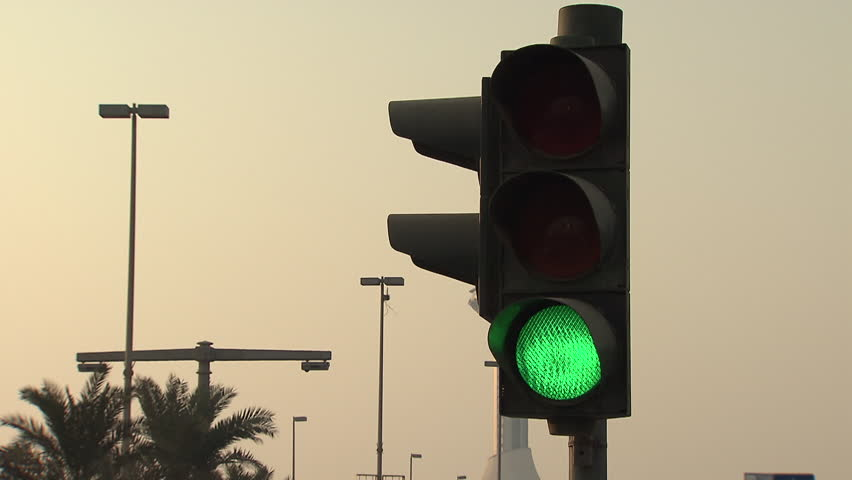
#> input picture Input/GreenLight.jpg, 852 x 480 px, found by its file name
$ python FinalVersion.py --input Input/GreenLight.jpg
#> lines starting #> are read from the running program, lines starting #| are printed output that depends on the picture; after the words box and inside, x2 and y2 are one past the last pixel; in counts of white or black regions, pixels touching at a corner belong together
'''
Authors: Gary Kelly - C16380531, Patrick O'Connor - C16462144, Tega Orogun - C16518763
Task: Image Processing Project: Traffic Light Detection
Method: 1.User starts the program in command line by running command to start application
          and pass an input image or video as an argument like so 'python FinalVersion.py --input "input/GreenLight.jpg"'.
          Argument is taken in using argparse.
        2.Program checks that the users python version is 3 or higher and the filetype matches
          one of the accepted file types declared in the accepted file types lists.
        3.The program checks whether the file is a video or image file and gives error messages
          if filetype is not accepted.
        4.If the filetype is a video the file is opened and passed frame by frame into our traffic
          light detection function which returns the frame with a bounding box around the detected
          light and a circle on the detected colour traffic light whilst also outputting in the terminal
          the colour of the light detected.
        5.If the filetype is an image it repeats the above step and outputs the resulting image.
        6.The traffic light detection function works like this:
            1)Take in image
            2)Threshold for black
            3)Find largest contour
            4)Create bounding box around this contour
            4)Use this bounding box as region of interest
            5)Create 3 masks using this ROI - one for each of the colours of the traffic light
            6)Perform Hough circles transfor on each of these masks and display resulting circles
            7)Output the colour of the circle found
            8)Return image displaying the bounding box and Hough circle
        7.After displaying the image prompt the user for input - either "w" to write image to current
          directory or "other key" to skip this part. (Videos are automatically written to current directory
          as they are working with multiple frames so waiting for user input would force us to run another loop
          through the video and this would be inefficient)
        8.The user is prompted to either press "a" to enter a new file in which to run the program on or to
          press "q" to quit the program. If a user enters any other character the program will close regardless.

Refrences: Used an online tutorial on how to work with the argparse package in order to
          take in command line arguments -
          https://www.pyimagesearch.com/2018/03/12/python-argparse-command-line-arguments/

          Used a function found on stack overflow to resize an image to a given height or
          width whilst keeping the aspect ratio -
          https://stackoverflow.com/questions/44650888/resize-an-image-without-distortion-opencv/44659589#44659589

          Teknomo,K. (2017) Video Analysis using OpenCV-Python
          http://people.revoledu.com/kardi/tutorial/Python/

          HevLfreis “TrafficLight-Detector” Online Github Repoistory
          https://github.com/HevLfreis/TrafficLight-Detector/blob/master/src/main.py?fbclid=IwAR0LNP8zjK_nsFaS9FS15r-X5cpZW18ExW8PDOKaSrLdkFP-eETCwx2u9Qc

          De Charette, R. and Nashashibi, F., 2009, October. Traffic light recognition using image processing compared to learning processes.
          In 2009 IEEE/RSJ International Conference on Intelligent Robots and Systems (pp. 333-338). IEEE.

          Kenan Alkiek, May 4 2018 – “Traffic Light Recognition — A Visual Guide”
          https://medium.com/@kenan.r.alkiek/https-medium-com-kenan-r-alkiek-traffic-light-recognition-505d6ab913b1
'''
import sys
import argparse
import os
import cv2
import numpy as np
import math
import easygui
from matplotlib import pyplot as plt
from os import path

'''
-------------------------------------------
error checking
-------------------------------------------
'''
#check python version is not less than 3
if sys.version_info[0]<3 :
    print("Version of python 3 does not meet minimum standard. Please install Python 3 or higher!")
    exit()

'''
-------------------------------------------
functions
-------------------------------------------
'''
def image_resize(image, width = None, height = None, inter = cv2.INTER_AREA):
            # initialize the dimensions of the image to be resized and
            # grab the image size
            dim = None
            (h, w) = image.shape[:2]

            # if both the width and height are None, then return the
            # original image
            if width is None and height is None:
                return image

            # check to see if the width is None
            if width is None:
                # calculate the ratio of the height and construct the
                # dimensions
                r = height / float(h)
                dim = (int(w * r), height)

            # otherwise, the height is None
            else:
                # calculate the ratio of the width and construct the
                # dimensions
                r = width / float(w)
                dim = (width, int(h * r))

            # resize the image
            resized = cv2.resize(image, dim, interpolation = inter)

            # return the resized image
            return resized

def findTrafficLight(img):


    if input_type == "image":
        img = image_resize(img, height = 500)

    cimg = img.copy()

    lower_black = np.array([0,0,0])
    upper_black = np.array([90,90,90])

    maskblack = cv2.inRange(img, lower_black, upper_black)
    cv2.imshow('maskblack', maskblack)


    contours,_ = cv2.findContours(maskblack, mode=cv2.RETR_EXTERNAL, method=cv2.CHAIN_APPROX_NONE)
    contours = sorted(contours, key=cv2.contourArea, reverse=True)
    hull =cv2.convexHull(contours[0])
    cv2.polylines(cimg,pts=hull,isClosed=True,color=(0,255,255))


    x,y,w,h=cv2.boundingRect(contours[0])
    cv2.rectangle(cimg,(x,y),(x+w,y+h),(0,255,0),2)


    newimg = img[y:y+h,x:x+w]

    ##cv2.imshow('cimg', cimg)
    ##cv2.imshow('newimg', newimg)

    hsv = cv2.cvtColor(newimg, cv2.COLOR_BGR2HSV)

    # color range
    lower_red1 = np.array([0,170,100])
    upper_red1 = np.array([10,255,255])
    lower_red2 = np.array([160,170,100])
    upper_red2 = np.array([180,255,255])
    lower_green = np.array([40,140,90])
    upper_green = np.array([90,255,255])
    lower_yellow = np.array([15,150,150])
    upper_yellow = np.array([35,255,255])
    mask1 = cv2.inRange(hsv, lower_red1, upper_red1)
    mask2 = cv2.inRange(hsv, lower_red2, upper_red2)
    maskg = cv2.inRange(hsv, lower_green, upper_green)
    masky = cv2.inRange(hsv, lower_yellow, upper_yellow)
    maskr = cv2.add(mask1, mask2)
    # [7 lines of commented-out code are left out]

    redresult = cv2.bitwise_and(newimg, newimg, mask=maskr)
    yellowresult = cv2.bitwise_and(newimg, newimg, mask=masky)
    greenresult = cv2.bitwise_and(newimg, newimg, mask=maskg)


    img_gray_r = cv2.cvtColor(redresult, cv2.COLOR_HSV2RGB)
    img_gray_r = cv2.cvtColor(img_gray_r, cv2.COLOR_RGB2GRAY)
    img_gray_y = cv2.cvtColor(yellowresult, cv2.COLOR_HSV2RGB)
    img_gray_y = cv2.cvtColor(img_gray_y, cv2.COLOR_RGB2GRAY)
    img_gray_g = cv2.cvtColor(greenresult, cv2.COLOR_HSV2RGB)
    img_gray_g = cv2.cvtColor(img_gray_g, cv2.COLOR_RGB2GRAY)


    img_gray_r = cv2.GaussianBlur(img_gray_r, (5, 5), 0)
    img_gray_g = cv2.GaussianBlur(img_gray_g, (5, 5), 0)
    img_gray_y = cv2.GaussianBlur(img_gray_y, (5, 5), 0)

    cv2.imshow('maskg', img_gray_g)
    cv2.imshow('masky', img_gray_y)
    cv2.imshow('maskr', img_gray_r)


    size = img.shape
    # print size

    # hough circle detect


    r_circles = cv2.HoughCircles(img_gray_r, cv2.HOUGH_GRADIENT, 1, 80, param1 = 50, param2 = 18, minRadius = 25, maxRadius = 70)

    g_circles = cv2.HoughCircles(img_gray_g, cv2.HOUGH_GRADIENT, 1, 80, param1 = 50, param2 = 18, minRadius = 25, maxRadius = 70)

    y_circles = cv2.HoughCircles(img_gray_y, cv2.HOUGH_GRADIENT, 1, 80, param1 = 50, param2 = 18, minRadius = 25, maxRadius = 70)

    # traffic light detect
    r = 5
    bound = 4.0 / 10
    if r_circles is not None:
        r_circles = np.round(r_circles[0, :]).astype("int")

        # loop over the (x, y) coordinates and radius of the circles
        for (x, y, r) in r_circles:
            # draw the circle in the output image, then draw a rectangle
            # corresponding to the center of the circle
            cv2.circle(newimg, (x, y), r, (0, 255, 0), 4)
            cv2.rectangle(newimg, (x - 5, y - 5), (x + 5, y + 5), (0, 128, 255), -1)

    if g_circles is not None:
        g_circles = np.round(g_circles[0, :]).astype("int")

        # loop over the (x, y) coordinates and radius of the circles
        for (x, y, r) in g_circles:

            # draw the circle in the output image, then draw a rectangle
            # corresponding to the center of the circle
            cv2.circle(newimg, (x, y), r, (0, 255, 0), 4)


    if y_circles is not None:
        y_circles = np.round(y_circles[0, :]).astype("int")

        # loop over the (x, y) coordinates and radius of the circles
        for (x, y, r) in y_circles:

            # draw the circle in the output image, then draw a rectangle
            # corresponding to the center of the circle
            cv2.circle(newimg, (x, y), r, (0, 255, 0), 4)
            cv2.rectangle(newimg, (x - 5, y - 5), (x + 5, y + 5), (0, 128, 255), -1)

    if r_circles is None and g_circles is None and y_circles is None:
        print("No circles found")
    elif r_circles is not None:
        rsize = int(r_circles.size /3)
        if rsize == 1:
            print("{} red circle found".format(rsize))
        else:
            print("{} red circles found".format(rsize))
    elif g_circles is not None:
        gsize = int(g_circles.size /3)
        if gsize == 1:
            print("{} green circle found".format(gsize))
        else:
            print("{} green circles found".format(gsize))
    elif y_circles is not None:
        ysize = int(y_circles.size /3)
        if ysize == 1:
            print("{} yellow circle found".format(ysize))
        else:
            print("{} yellow circles found".format(ysize))

    x,y,w,h=cv2.boundingRect(contours[0])
    cimg[y:y+h,x:x+w] = newimg
    return cimg

'''
-------------------------------------------
Take in arguments
-------------------------------------------
'''
#declare accepted filtetypes
accepted_filetype = [".PNG",".png",".JPEG",".jpg",".jpeg",".JPG"]
accepted_video_filetype = [".MP4",".mp4",".AVI",".avi"]


#take in command line arguments
ap = argparse.ArgumentParser()
arg = ap.add_argument("-i", "--input", required=True,
        help="path to input image/video")
args = vars(ap.parse_args())

input_file_location = "Input/"
output_file_location = "Output/"
'''
-------------------------------------------
Program loop
-------------------------------------------
'''
while True:
    filetype_error = True
    count = 0
    file_input_name = args["input"]
    args["input"] = input_file_location + args["input"]

    #loop through accepted filetypes and ensure that the inputted file ends with one of these
    if path.exists(args["input"]):
        for filetype in range(len(accepted_filetype)) :
            if args["input"].endswith(accepted_filetype[filetype]):
                filetype_error = False
                input_type = "image"
                filetype_used = accepted_filetype[filetype]
                break

        for filetype in range(len(accepted_video_filetype)) :
            if args["input"].endswith(accepted_video_filetype[filetype]):
                filetype_error = False
                input_type = "video"
                filetype_used = accepted_video_filetype[filetype]
                break

        if filetype_error == True:
            print("Filetype not supported (png/jpg/mp4/avi only)")
            exit()
    else:
        print("File doesn't exist")
        exit()


    fileName=args["input"]


    if input_type == "video":
        cap = cv2.VideoCapture(fileName)          # load the video

        # Default resolutions of the frame are obtained.The default resolutions are system dependent.
        # We convert the resolutions from float to integer.
        frame_width = int(cap.get(3))
        frame_height = int(cap.get(4))

        # Define the codec and create VideoWriter object.The output is stored in 'outpy.avi' file.
        out = cv2.VideoWriter('Output/outpy2.mp4',cv2.VideoWriter_fourcc('M','J','P','G'), 30, (frame_width,frame_height))


        while(cap.isOpened()):                    # play the video by reading frame by frame
            ret, frame = cap.read()
            if ret==True:
                img = frame
                cimg = findTrafficLight(img)
                cv2.imshow('detected results', cimg)
                out.write(cimg)


                cv2.imshow('frame',frame)              # show the video
                if cv2.waitKey(1) & 0xFF == ord('q'):
                    break
            else:
                break

        # When everything done, release the video capture and video write objects
        cap.release()
        out.release()
    else:
        img = cv2.imread(fileName)
#> img is the input picture: shape (480, 852, 3); mean B, G, R 134, 161.4, 171.4
        cimg = findTrafficLight(img)
#> in findTrafficLight, `maskblack = cv2.inRange(img, lower_black, upper_black)`:
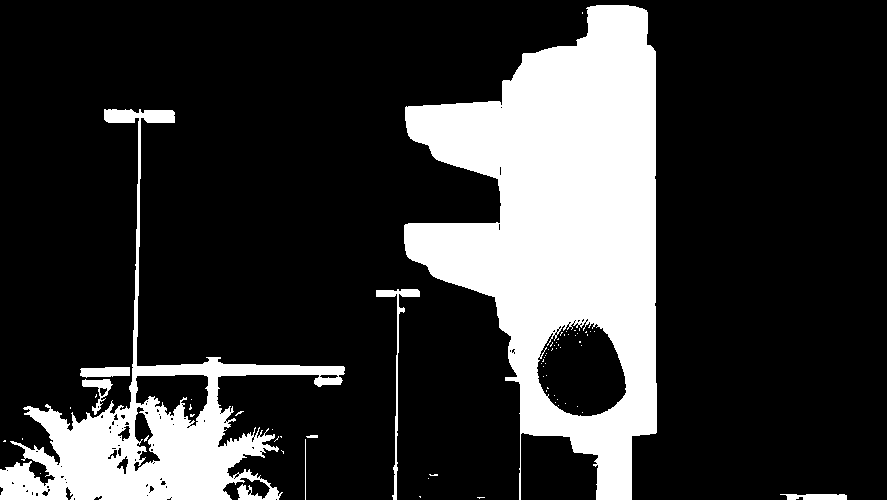
#> maskblack: shape (500, 887); 21.2% white; 68 white regions (60 under 20 px)
#> in findTrafficLight, `contours,_ = cv2.findContours(maskblack, mode=cv2.RETR_EXTERNAL, metho..`: contours = 23 contours, 17 with area under 20; largest, box (x1, y1, x2, y2) and area: (404, 5, 657, 500) 73946, (0, 109, 345, 500) 25248, (376, 289, 420, 500) 550, (80, 367, 130, 378) 395, (82, 379, 113, 415) 325, (780, 494, 847, 500) 268
#> in findTrafficLight, `hull =cv2.convexHull(contours[0])`: hull = contour of 19 points, box (x1, y1, x2, y2) (404, 5, 657, 500), area 99254
#> in findTrafficLight, `cv2.polylines(cimg,pts=hull,isClosed=True,color=(0,255,255))`: cimg: shape (500, 887, 3); mean B, G, R 133.9, 161.4, 171.4
#> in findTrafficLight, `x,y,w,h=cv2.boundingRect(contours[0])`: x = 404; y = 5; w = 253; h = 495
#> in findTrafficLight, `cv2.rectangle(cimg,(x,y),(x+w,y+h),(0,255,0),2)`:
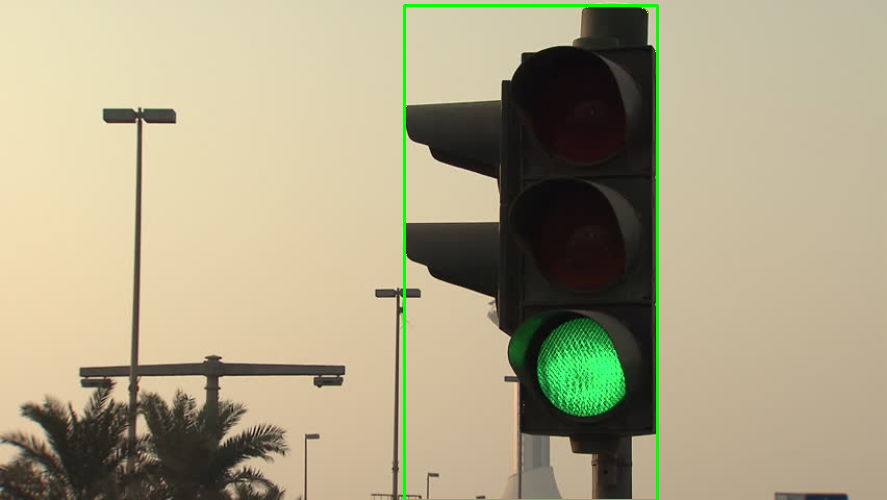
#> cimg: shape (500, 887, 3); mean B, G, R 132.5, 162.1, 169.6
#> in findTrafficLight, `hsv = cv2.cvtColor(newimg, cv2.COLOR_BGR2HSV)`: hsv: shape (495, 253, 3); mean H, S, V 37.6, 67.1, 107.7
#> in findTrafficLight, `mask1 = cv2.inRange(hsv, lower_red1, upper_red1)`: mask1: shape (495, 253); every value is 0
#> in findTrafficLight, `maskg = cv2.inRange(hsv, lower_green, upper_green)`:
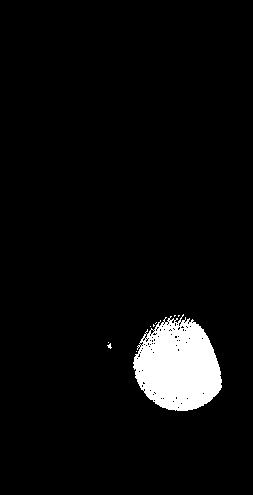
#> maskg: shape (495, 253); 4.9% white; 9 white regions (8 under 20 px), largest, box (x1, y1, x2, y2) and area: (133, 314, 222, 411) 6090
#> in findTrafficLight, `redresult = cv2.bitwise_and(newimg, newimg, mask=maskr)`: redresult: shape (495, 253, 3); every value is 0
#> in findTrafficLight, `greenresult = cv2.bitwise_and(newimg, newimg, mask=maskg)`:
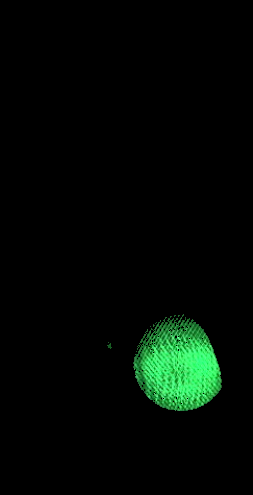
#> greenresult: shape (495, 253, 3); mean B, G, R 4.2, 9.3, 2.5
#> in findTrafficLight, `img_gray_g = cv2.cvtColor(greenresult, cv2.COLOR_HSV2RGB)`:
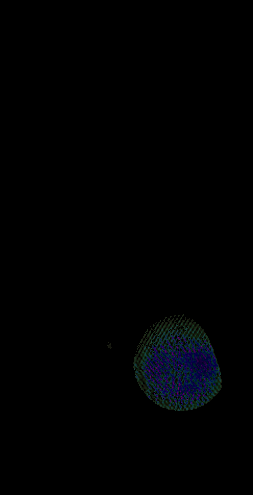
#> img_gray_g: shape (495, 253, 3); mean R, G, B 0.7, 1.3, 2.1
#> in findTrafficLight, `img_gray_g = cv2.cvtColor(img_gray_g, cv2.COLOR_RGB2GRAY)`:
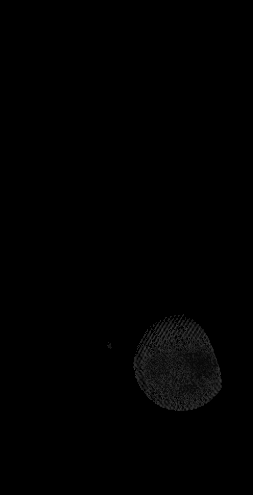
#> img_gray_g: shape (495, 253); min 0, max 58, mean 1.2
#> in findTrafficLight, `r_circles = cv2.HoughCircles(img_gray_r, cv2.HOUGH_GRADIENT, 1, 80, pa..`: r_circles = None
#> in findTrafficLight, `g_circles = cv2.HoughCircles(img_gray_g, cv2.HOUGH_GRADIENT, 1, 80, pa..`: g_circles = [[176.5, 367.5, 41.9]]
#> in findTrafficLight, `y_circles = cv2.HoughCircles(img_gray_y, cv2.HOUGH_GRADIENT, 1, 80, pa..`: y_circles = None
#> in findTrafficLight, `g_circles = np.round(g_circles[0, :]).astype("int")`: g_circles = [[176, 368, 42]]
#> the loop in findTrafficLight, `for (x, y, r) in g_circles:` made 1 pass
#> after the loop in findTrafficLight, `for (x, y, r) in g_circles:`:
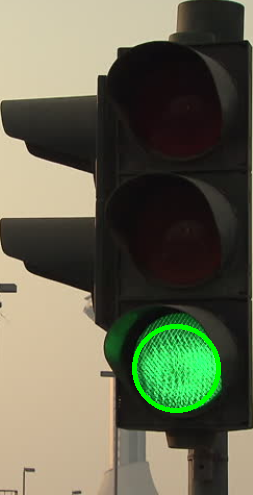
#> newimg: shape (495, 253, 3); mean B, G, R 79.8, 101.1, 99.6
#| 1 green circle found
        cv2.imshow('detected results', cimg)

        #Format file output name based on input filename
        tmpName = file_input_name.split(filetype_used)
        tmpName[len(tmpName)-2] += "output"
        fileOutputName = output_file_location + tmpName[len(tmpName)-2] + filetype_used

        print("Press w to write output to current directory or space to continue")
        key = cv2.waitKey(0)
#> (key q is pressed here)
        #if the 'w' key is pressed, write the resulting image:
        if key == ord("w") and count == 0:
            if input_type == "image":
                cv2.imwrite(fileOutputName,cimg)
                count = 1
                print("Writing image to current directory")
                del key


    print("Press a to choose another file for program or q to quit program")
    key = cv2.waitKey(0)
#> (key q is pressed here)

    if key == ord("a"):
        args["input"] = input("Choose next file for reading\n")
        cv2.destroyAllWindows()
        del key

    # if the 'q' key is pressed, quit:
    elif key == ord("q"):
        print("Closing program")
        break

    else:
        print("That wasn't an option, closing program")
        break


cv2.destroyAllWindows()
'''
Concluding comment - The program works exactly how I had hoped when starting this project.
                     Each of the test images and videos provided give correct feedback and
                     the user interface is very easy to manage and allows the user to run the
                     program without having to run the application each time which is pretty
                     neat. All in all I am happy with the performance of the system and eager
                     to see how it performs in a real life scenario with my final year project.
'''
